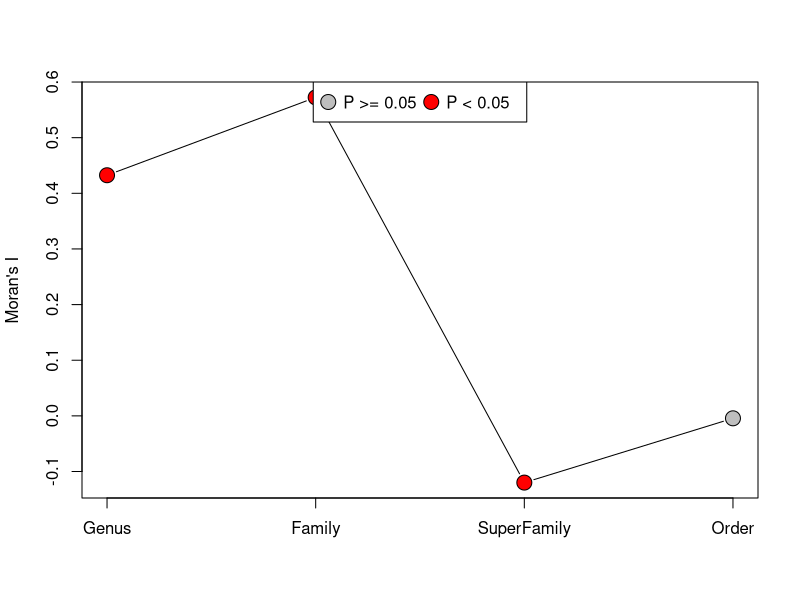
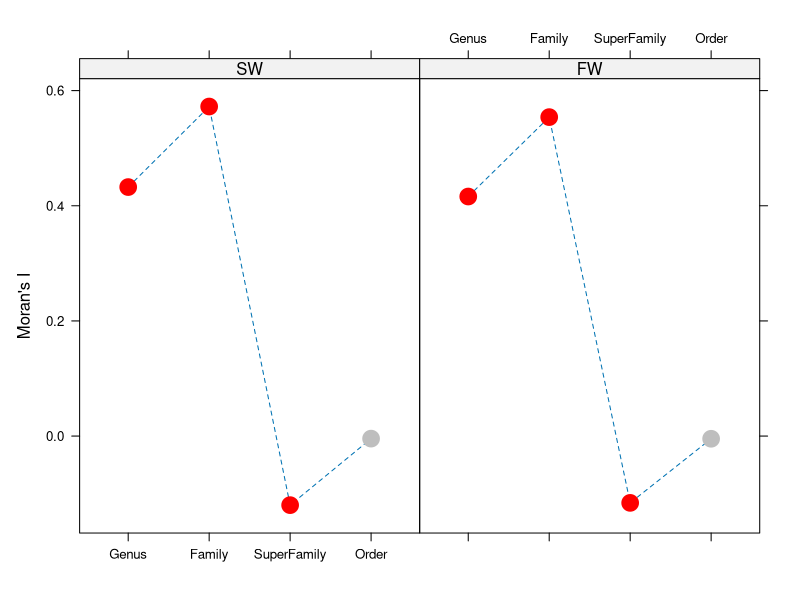

Reproduce these figures in R, in order.
library(ape)


### Name: correlogram.formula
### Title: Phylogenetic Correlogram
### Aliases: correlogram.formula
### Keywords: regression

### ** Examples

data(carnivora)
### Using the formula interface:
co <- correlogram.formula(SW ~ Order/SuperFamily/Family/Genus,
      data=carnivora)
co
plot(co)
### Several correlograms on the same plot:
cos <- correlogram.formula(SW + FW ~ Order/SuperFamily/Family/Genus,
      data=carnivora)
cos
plot(cos)
